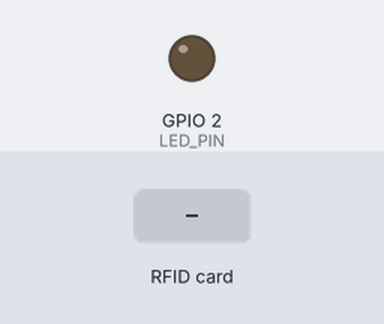
Bench run of a sketch on a simulated ESP32. Shown: output pins drawn as LEDs (lit = HIGH). The inputs (shaded band) are chosen by the test bench. WiFi joins after 1.5 s; servers stay silent unless stated; uploads are accepted with an empty reply; what the sketch prints to the serial monitor is not drawn.

Above: at 3.9 s.
4.0 s: RFID card 5E 7A 19 C4 held to the reader
At 4.2 s:
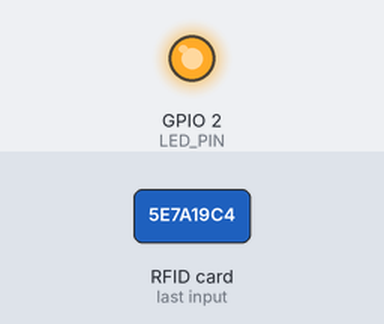
Timing chart, 0 to 7.0 s (numbered marks = the images above; inputs shaded):
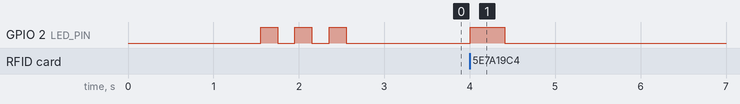

The sketch:

rfid_scanner.ino
```cpp
#include <ArduinoJson.h>
#include <HTTPClient.h>
#include <MFRC522.h>
#include <SPI.h>

// Network credentials
const char *ssid = "YOUR_WIFI_SSID";
const char *password = "YOUR_WIFI_PASSWORD";

// API endpoint
const char *serverUrl = "http://YOUR_SERVER_IP:5000/api/hardware/scan";

// RFID pins
#define SS_PIN 5
#define RST_PIN 22
#define LED_PIN 2 // Built-in LED

// Initialize RFID reader
MFRC522 rfid(SS_PIN, RST_PIN);

// Variables
String lastScannedUID = "";
unsigned long lastScanTime = 0;
const unsigned long scanCooldown = 3000; // 3 seconds cooldown between scans

void setup() {
  // Initialize serial communication
  Serial.begin(115200);

  // Initialize LED pin
  pinMode(LED_PIN, OUTPUT);
  digitalWrite(LED_PIN, LOW);

  // Initialize SPI bus
  SPI.begin();

  // Initialize RFID reader
  rfid.PCD_Init();
  Serial.println("RFID Reader initialized");

  // Connect to WiFi
  WiFi.begin(ssid, password);
  Serial.print("Connecting to WiFi");

  while (WiFi.status() != WL_CONNECTED) {
    delay(500);
    Serial.print(".");
  }

  Serial.println("");
  Serial.println("WiFi connected");
  Serial.println("IP address: ");
  Serial.println(WiFi.localIP());

  // Blink LED to indicate successful connection
  for (int i = 0; i < 3; i++) {
    digitalWrite(LED_PIN, HIGH);
    delay(200);
    digitalWrite(LED_PIN, LOW);
    delay(200);
  }
}

void loop() {
  // Check if WiFi is still connected
  if (WiFi.status() != WL_CONNECTED) {
    Serial.println("WiFi disconnected. Reconnecting...");
    WiFi.begin(ssid, password);

    while (WiFi.status() != WL_CONNECTED) {
      delay(500);
      Serial.print(".");
    }

    Serial.println("");
    Serial.println("WiFi reconnected");
  }

  // Check if a new card is present
  if (rfid.PICC_IsNewCardPresent() && rfid.PICC_ReadCardSerial()) {
    // Get current time
    unsigned long currentTime = millis();

    // Get UID
    String uid = getUID();

    // Check if it's a new card or if cooldown has passed
    if (uid != lastScannedUID || (currentTime - lastScanTime >= scanCooldown)) {
      // Update last scanned UID and time
      lastScannedUID = uid;
      lastScanTime = currentTime;

      // Blink LED to indicate successful scan
      digitalWrite(LED_PIN, HIGH);

      // Send UID to server
      sendUIDToServer(uid);

      // Turn off LED after a short delay
      delay(200);
      digitalWrite(LED_PIN, LOW);
    }

    // Halt PICC
    rfid.PICC_HaltA();
    // Stop encryption on PCD
    rfid.PCD_StopCrypto1();
  }

  // Small delay to prevent excessive CPU usage
  delay(100);
}

// Function to get UID as a string
String getUID() {
  String uid = "";
  for (byte i = 0; i < rfid.uid.size; i++) {
    uid += (rfid.uid.uidByte[i] < 0x10 ? "0" : "");
    uid += String(rfid.uid.uidByte[i], HEX);
  }
  uid.toUpperCase();
  return uid;
}

// Function to send UID to server
void sendUIDToServer(String uid) {
  if (WiFi.status() == WL_CONNECTED) {
    HTTPClient http;

    // Configure HTTP request
    http.begin(serverUrl);
    http.addHeader("Content-Type", "application/json");

    // Create JSON payload
    StaticJsonDocument<200> doc;
    doc["rfidUID"] = uid;
    doc["deviceId"] = "ESP32_ENTRANCE"; // Change this for different locations

    String requestBody;
    serializeJson(doc, requestBody);

    // Send HTTP POST request
    int httpResponseCode = http.POST(requestBody);

    // Check response
    if (httpResponseCode > 0) {
      String response = http.getString();
      Serial.println("HTTP Response code: " + String(httpResponseCode));
      Serial.println("Response: " + response);

      // Parse response
      StaticJsonDocument<512> responseDoc;
      DeserializationError error = deserializeJson(responseDoc, response);

      if (!error) {
        // Check if student was found
        bool success = responseDoc["success"];
        if (success) {
          String studentName = responseDoc["student"]["name"];
          String eventType = responseDoc["log"]["eventType"];

          Serial.print("Student: ");
          Serial.print(studentName);
          Serial.print(" - ");
          Serial.println(eventType == "entry" ? "Entered" : "Exited");

          // Blink LED pattern based on entry/exit
          if (eventType == "entry") {
            // Double blink for entry
            for (int i = 0; i < 2; i++) {
              digitalWrite(LED_PIN, HIGH);
              delay(200);
              digitalWrite(LED_PIN, LOW);
              delay(200);
            }
          } else {
            // Single long blink for exit
            digitalWrite(LED_PIN, HIGH);
            delay(500);
            digitalWrite(LED_PIN, LOW);
          }
        } else {
          // Student not found - rapid blink to indicate error
          for (int i = 0; i < 5; i++) {
            digitalWrite(LED_PIN, HIGH);
            delay(100);
            digitalWrite(LED_PIN, LOW);
            delay(100);
          }

          Serial.println("Student not found for RFID: " + uid);
        }
      } else {
        Serial.println("Error parsing JSON response");
      }
    } else {
      Serial.print("Error on sending POST: ");
      Serial.println(httpResponseCode);

      // Rapid blink to indicate error
      for (int i = 0; i < 5; i++) {
        digitalWrite(LED_PIN, HIGH);
        delay(100);
        digitalWrite(LED_PIN, LOW);
        delay(100);
      }
    }

    // Free resources
    http.end();
  } else {
    Serial.println("WiFi not connected");
  }
}
```

Measured:
- after the input at 4.0 s, GPIO 2 (LED_PIN): LOW → HIGH at once, → LOW 0.40 s later
